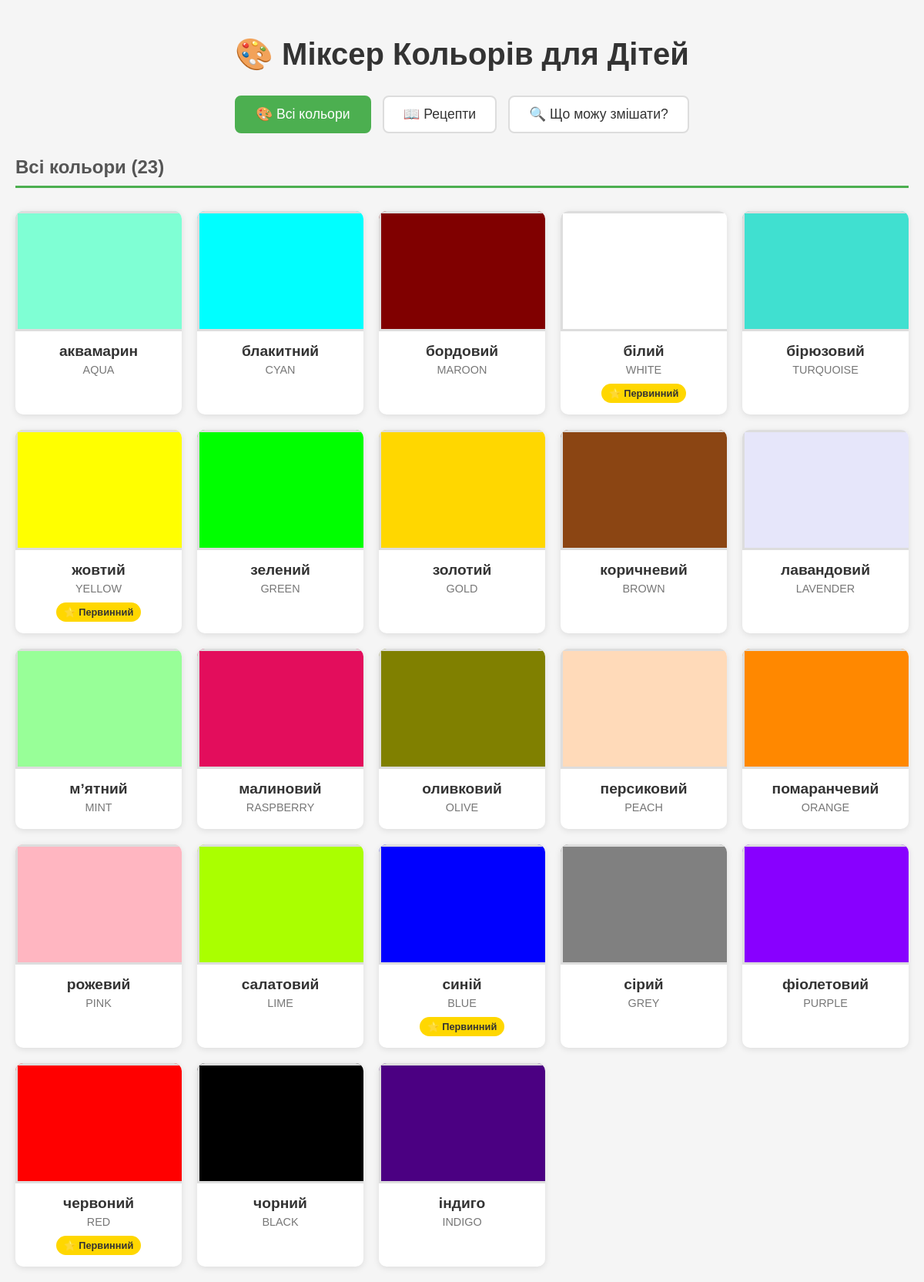
Before: /colors/ with the older database file.
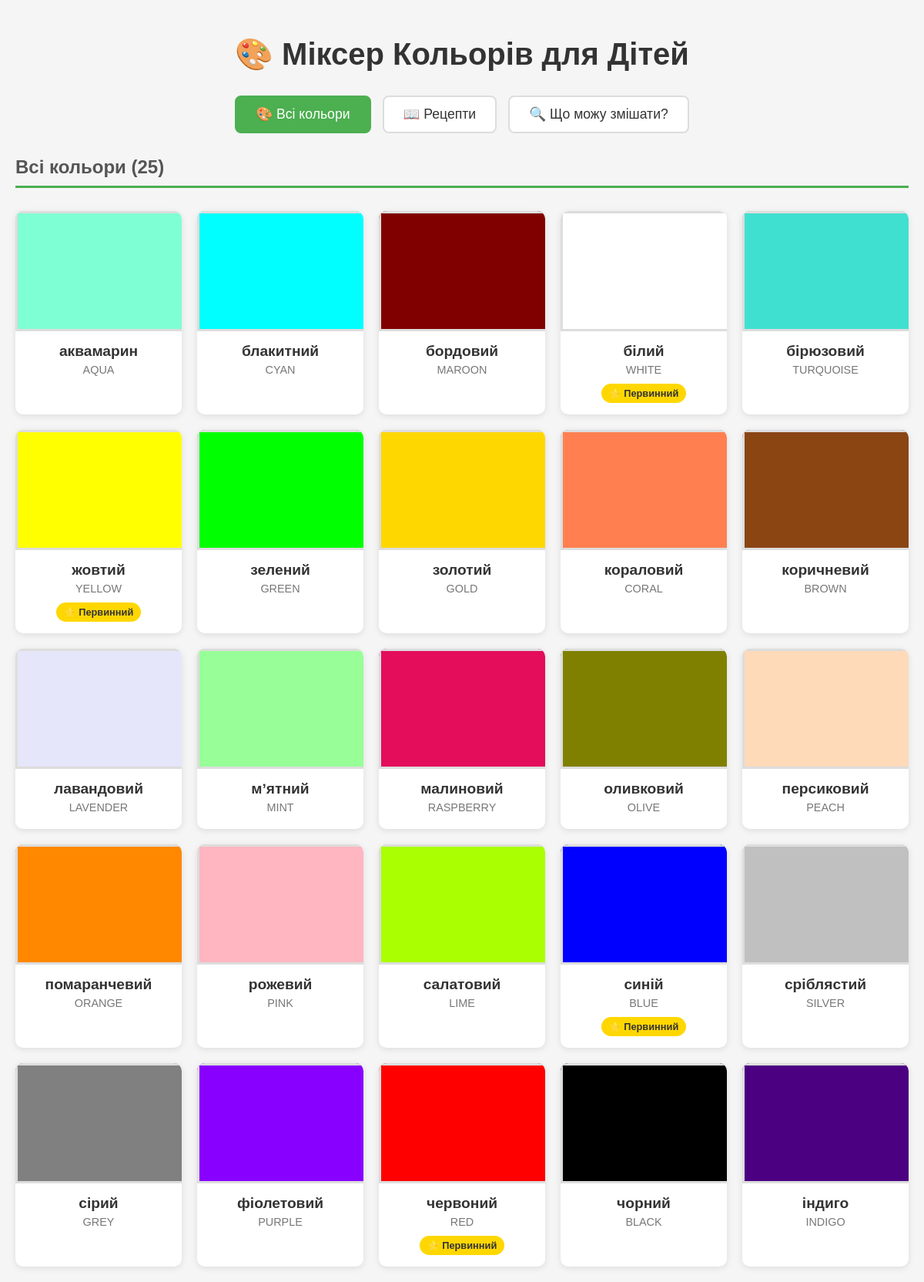
After: the same page with the newer database file.
### colors/models.py (models this page shows, shortened)
class Color(models.Model):
    name = models.CharField(max_length=50, unique=True, verbose_name="Назва")
    code = models.CharField(max_length=20, unique=True, verbose_name="Код")
    is_primary = models.BooleanField(default=False, verbose_name="Первинний")
    color = ColorField(default='#FFFFFF', verbose_name="Колір НЕХ")
    class Meta:
        verbose_name = "Колір"
        verbose_name_plural = "Кольори"
        ordering = ['name']

### colors/views.py (the view)
# urls.py: path("", views.color_list, name="color_list"),
def color_list(request):
    colors = Color.objects.all().order_by("name")
    return render(request, "colors/color_list.html", {"colors": colors})

### colors/templates/colors/color_list.html (shortened to what this page needs)
<!DOCTYPE html>
<html lang="uk">
<head>
</head>
<body>
    <h1>🎨 Міксер Кольорів для Дітей</h1>
<nav class="main-nav">
    <a href="{% url 'color_list' %}" class="nav-item active">
        🎨 Всі кольори
    </a>
    <a href="{% url 'recipe_list' %}" class="nav-item">
        📖 Рецепти
    </a>
    <a href="{% url 'what_can_i_mix' %}" class="nav-item">
        🔍 Що можу змішати?
    </a>
</nav>
    <h2>Всі кольори ({{ colors.count }})</h2>
    <div class="color-grid">
        {% for color in colors %}
            <div class="color-card">
                <div class="color-square" style="background-color: {{ color.color }};"></div>
                <div class="color-info">
                    <div class="color-name">{{ color.name }}</div>
                    <div class="color-code">{{ color.code }}</div>
                    {% if color.is_primary %}
                        <span class="primary-badge">⭐ Первинний</span>
                    {% endif %}
                </div>
            </div>
        {% endfor %}
    </div>
</body>
</html>

### colors/templates/colors/color_list.html (style rules this page uses)
body { font-family: Arial, sans-serif; max-width: 1200px; margin: 0 auto; padding: 20px; background-color: #f5f5f5; }
h1 { text-align: center; color: #333; font-size: 2.5em; }
h2 { color: #555; border-bottom: 3px solid #4CAF50; padding-bottom: 10px; }
.main-nav { display: flex; justify-content: center; gap: 15px; margin: 30px 0; flex-wrap: wrap; }
.nav-item { display: inline-block; padding: 12px 25px; background-color: white; color: #333; text-decoration: none; border-radius: 8px; border: 2px solid #ddd; font-size: 1.1em; transition: all 0.3s; }
.nav-item.active { background-color: #4CAF50; color: white; border-color: #4CAF50; }
.color-grid { display: grid; grid-template-columns: repeat(auto-fill, minmax(200px, 1fr)); gap: 20px; margin-top: 30px; }
.color-card { background: white; border-radius: 10px; box-shadow: 0 2px 8px rgba(0,0,0,0.1); overflow: hidden; transition: transform 0.2s; }
.color-square { width: 100%; height: 150px; border: 3px solid #ddd; }
.color-info { padding: 15px; text-align: center; }
.color-name { font-size: 1.2em; font-weight: bold; color: #333; margin-bottom: 5px; }
.color-code { color: #777; font-size: 0.9em; margin-bottom: 5px; }
.primary-badge { display: inline-block; background-color: #FFD700; color: #333; padding: 5px 10px; border-radius: 15px; font-size: 0.8em; font-weight: bold; margin-top: 5px; }

Changed rows visible on the page:
added Color: name "кораловий", code "CORAL"
added Color: name "сріблястий", code "SILVER"
Other visible differences:
{{ colors.count }}: "23" → "25"
